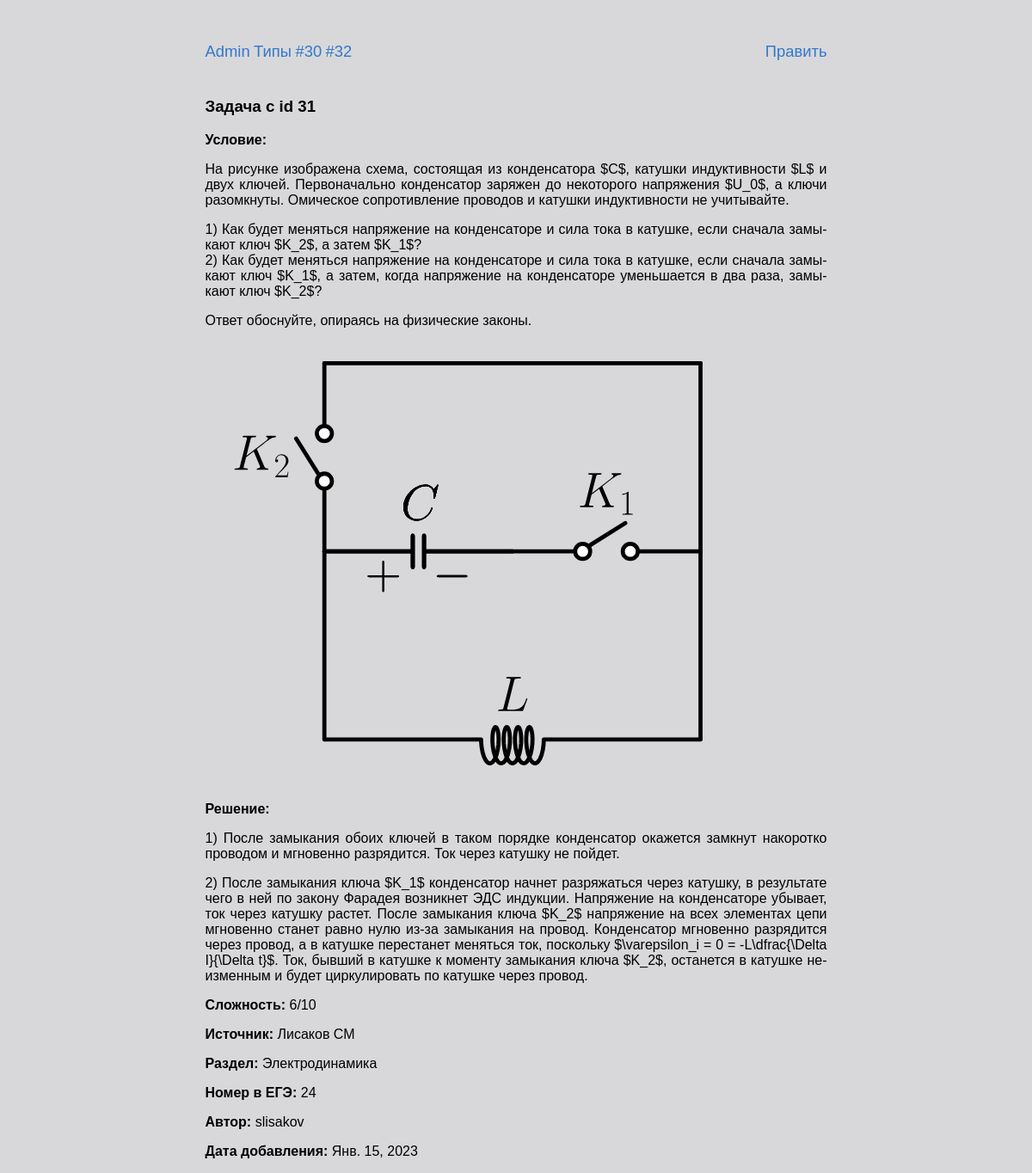
Page /problems/31/ on the committed database.
### problems/models.py (models this page shows, shortened)
class Problem(models.Model):
    text = models.TextField('условие',
                            max_length=6000,
                            help_text='Максимум 6 тыс. символов '
                            '(если мало - обратитесь к создательнице сайта)')
    solution = models.TextField('решение',
                                max_length=6000,
                                help_text='Максимум 6 тыс. символов',
                                blank=True,
                                null=True)
    answer = models.TextField('ответ',
                              max_length=1000,
                              help_text='Максимум 1 тыс. символов',
                              blank=True,
                              null=True)
    complexity = models.PositiveSmallIntegerField('сложность',
                                                  help_text=('число от 1 до 10'
                                                             ' включительно'),
                                                  blank=True,
                                                  null=True,
                                                  validators=(
                                                      [MinValueValidator(1),
                                                       MaxValueValidator(10)]))
    author = models.ForeignKey(User,
                               on_delete=models.CASCADE,
                               editable=False,
                               verbose_name='автор')
    date = models.DateField('дата добавления',
                            auto_now_add=True)
    tags = models.ManyToManyField(Tag,
                                  verbose_name='тэги',
                                  blank=True)
    source = models.ForeignKey(Source,
                               on_delete=models.CASCADE,
                               verbose_name='источник',
                               blank=True,
                               null=True)
    category = models.ForeignKey(Category,
                                 on_delete=models.CASCADE,
                                 verbose_name='раздел',
                                 blank=True,
                                 null=True)
    subcategory = models.ForeignKey(Subcategory,
                                    on_delete=models.CASCADE,
                                    verbose_name='подраздел',
                                    blank=True,
                                    null=True)
    type_ege = models.ForeignKey(TypeInEGE,
                                 on_delete=models.CASCADE,
                                 verbose_name='Тип задания',
                                 null=True)
    class Meta:
        verbose_name = 'задача'
        verbose_name_plural = 'задачи'
        default_related_name = 'problems'

class Image(models.Model):
    RELATIONS = [
        (1, 'условию'),
        (2, 'решению'),
        (3, 'ответу')
    ]
    path_to_image = models.ImageField('изображение',
                                      upload_to='media/%Y/%m',
                                      default='')
    problem = models.ForeignKey(Problem,
                                verbose_name='задача',
                                on_delete=models.CASCADE)
    relation = models.PositiveSmallIntegerField('относится к',
                                                choices=RELATIONS)
    width = models.PositiveSmallIntegerField('размер в px',
                                             default=600)
    def sorl_delete(**kwargs):
        delete(kwargs['file'])
    cleanup_pre_delete.connect(sorl_delete)
    class Meta:
        verbose_name = 'изображение'
        verbose_name_plural = 'изображения'
        default_related_name = 'image'
    def image_tmb(self):
        if self.path_to_image.url[-3:] == 'svg':
            url = static('img/tmb_for_svg.png')
            return mark_safe(
                f'<img src="{url}">'
            )
        if self.path_to_image:
            return mark_safe(
                f'<img src="{self.get_img.url}">'
            )
        return 'Нет изображения'
    image_tmb.short_description = 'изображение'
    image_tmb.allow_tags = True

class Source(models.Model):
    name = models.CharField('название',
                            max_length=500,
                            help_text='Максимум 500 символов')
    class Meta:
        verbose_name = 'источник'
        verbose_name_plural = 'источники'
        default_related_name = 'source'
        ordering = ['name']
    def __str__(self):
        return self.name

class CategoryBaseModel(models.Model):
    name = models.CharField('название',
                            max_length=150,
                            help_text='Максимум 150 символов')
    slug = models.SlugField('слаг',
                            max_length=150,
                            help_text=('Слаг - текстовый идентификатор,'
                                       ' с помощью которого будут'
                                       ' генерироваться ссылки'))
    class Meta:
        abstract = True
    def __str__(self):
        return self.name

class Category(CategoryBaseModel):
    class Meta:
        verbose_name = 'раздел'
        verbose_name_plural = 'разделы'
        default_related_name = 'category'
        ordering = ['name']

class TypeInEGE(models.Model):
    number = models.PositiveSmallIntegerField('номер')
    max_score = models.PositiveSmallIntegerField('максимальное количество'
                                                 ' баллов')
    part_ege = models.ForeignKey(PartOfEGE,
                                 on_delete=models.CASCADE,
                                 verbose_name='часть ЕГЭ',
                                 default=1)
    class Meta:
        verbose_name = 'тип'
        verbose_name_plural = 'типы'
        default_related_name = 'type'
        ordering = ['number']
    def __str__(self):
        return str(self.number)

### problems/views.py (the view)
# urls.py: re_path(r'^(?P<pk>[1-9]\d*)/$', views.ProblemView.as_view(),
class ProblemView(DetailView):
    model = Problem
    template_name = 'problems/problem_detail.html'
    context_object_name = 'problem'
    def get_context_data(self, **kwargs):
        data = super().get_context_data(**kwargs)
        problem_pk = self.kwargs['pk']
        images = Image.objects.filter(problem_id=problem_pk)
        data['text_images'] = images.filter(relation=1)
        data['solution_images'] = images.filter(relation=2)
        data['answer_images'] = images.filter(relation=3)
        data['next_problem'] = (Problem.objects
                                       .all()
                                       .filter(id=int(problem_pk) + 1)
                                       .exists())
        data['previous_problem'] = (Problem.objects
                                           .all()
                                           .filter(id=int(problem_pk) - 1)
                                           .exists())
        return data

### templates/problems/problem_detail.html (shortened to what this page needs)
{% extends "base.html" %}
{% block content %}
  <div class="card">
    <h3 class="card-title">Задача с id {{problem.id}}</h3>
    <p><b>Условие: </b></p>{{problem.text|linebreaks}}
    {% for image in text_images %}
      <img class="mx-auto d-block" src="{{image.path_to_image.url}}" width="{{image.width}}">
    {% endfor %}
    {% if problem.solution%}<p><b>Решение: </b></p>{{problem.solution|linebreaks}}{% endif %}
    {% if problem.complexity%}<p><b>Сложность: </b>{{problem.complexity}}/10</p>{% endif %}
    {% if problem.source%}<p><b>Источник: </b>{{problem.source}}{% endif %}</p>
    {% if problem.category%}<p><b>Раздел: </b>{{problem.category}}{% endif %}</p>
    <p><b>Номер в ЕГЭ: </b>{{problem.type_ege}}</p>
    <p><b>Автор: </b>{{problem.author.username}}</p>
    <p><b>Дата добавления: </b>{{problem.date}}</p>
  </div>
{% endblock %}

### templates/includes/nav.html
<nav>
    <a href="/admin/">Admin</a>
    <a href="/admin/problems/typeinege">Типы</a>
    <a class="nav-right" href="/admin/problems/problem/{{problem.id}}/change">Править</a>
    {% if previous_problem %}
      <a href="/problems/{{problem.id|add:"-1"}}">#{{problem.id|add:"-1"}}</a>
    {% endif %}
    {% if next_problem %}
      <a href="/problems/{{problem.id|add:"+1"}}">#{{problem.id|add:"+1"}}</a>
    {% endif %}
</nav>

### static/css/style.css (style rules this page uses)
body { background-color: #d8d8da; -webkit-hyphens: auto; -moz-hyphens: auto; -ms-hyphens: auto; hyphens: auto; margin: 0px auto; width: 723px; max-width: 100%; font-family: Tahoma, Arial; text-align: justify; }
a { text-decoration: none; color: #3377cc; }
nav { margin: 5ex 0 4ex 0; }
nav a { line-height: 2em; font-size: 115%; -webkit-hyphens: none; -moz-hyphens: none; -ms-hyphens: none; hyphens: none; }
.nav-right { float: right; }

### rows in the picture
Problem: id|add "30", id|add "32", id "31", text "На рисунке изображена схема, состоящая из конденсатора $C$, катушки индуктивности $L$ и двух ключей. Первоначально конденсатор заряжен до некоторого напряжения $U_0$, а ключи разомкнуты. Омическое сопротивление проводов и катушки индуктивности не учитывайте. 1) Как будет меняться напряжение на конденсаторе и сила тока в катушке, если сначала замыкают ключ $K_2$, а затем $K_1$? 2) Как будет меняться напряжение на конденсаторе и сила тока в катушке, если сначала замыкают ключ $K_1$, а затем, когда напряжение на конденсаторе уменьшается в два раза, замыкают ключ $K_2$? Ответ обоснуйте, опираясь на физические законы.", solution "1) После замыкания обоих ключей в таком порядке конденсатор окажется замкнут накоротко проводом и мгновенно разрядится. Ток через катушку не пойдет. 2) После замыкания ключа $K_1$ конденсатор начнет разряжаться через катушку, в результате чего в ней по закону Фарадея возникнет ЭДС индукции. Напряжение на конденсаторе убывает, ток через катушку растет. После замыкания ключа $K_2$ напряжение на всех элементах цепи мгновенно станет равно нулю из-за замыкания на провод. Конденсатор мгновенно разрядится через провод, а в катушке перестанет меняться ток, поскольку $\\varepsilon_i = 0 = -L\\dfrac{\\Delta I}{\\Delta t}$. Ток, бывший в катушке к моменту замыкания ключа $K_2$, останется в катушке…", complexity "6", source "Лисаков СМ", category "Электродинамика", type_ege "24", author.username "slisakov", date "Янв. 15, 2023"
Image: path_to_image (picture)
